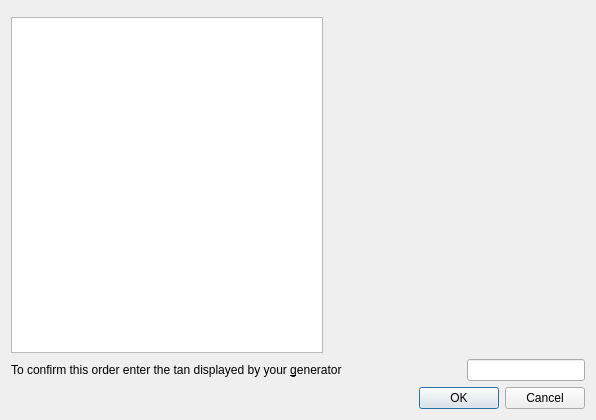
<?xml version="1.0" encoding="UTF-8"?>
<ui version="4.0">
 <class>photoTanDialog</class>
 <widget class="QWidget" name="photoTanDialog">
  <property name="geometry">
   <rect>
    <x>0</x>
    <y>0</y>
    <width>596</width>
    <height>420</height>
   </rect>
  </property>
  <property name="windowTitle">
   <string>Order confirmation</string>
  </property>
  <layout class="QVBoxLayout" name="verticalLayout">
   <item>
    <layout class="QGridLayout" name="gridLayout" columnstretch="10,0">
     <item row="1" column="0">
      <widget class="QGraphicsView" name="graphicsView"/>
     </item>
     <item row="0" column="1" rowspan="2">
      <widget class="QTextBrowser" name="infoText">
       <property name="styleSheet">
        <string notr="true">background:transparent</string>
       </property>
       <property name="frameShape">
        <enum>QFrame::NoFrame</enum>
       </property>
       <property name="frameShadow">
        <enum>QFrame::Plain</enum>
       </property>
       <property name="readOnly">
        <bool>true</bool>
       </property>
       <property name="acceptRichText">
        <bool>false</bool>
       </property>
      </widget>
     </item>
    </layout>
   </item>
   <item>
    <layout class="QHBoxLayout" name="horizontalLayout">
     <item>
      <widget class="QLabel" name="label">
       <property name="text">
        <string>To confirm this order enter the tan displayed by your &amp;generator</string>
       </property>
       <property name="buddy">
        <cstring>tanInput</cstring>
       </property>
      </widget>
     </item>
     <item>
      <spacer name="horizontalSpacer">
       <property name="orientation">
        <enum>Qt::Horizontal</enum>
       </property>
       <property name="sizeHint" stdset="0">
        <size>
         <width>40</width>
         <height>20</height>
        </size>
       </property>
      </spacer>
     </item>
     <item>
      <widget class="QLineEdit" name="tanInput"/>
     </item>
    </layout>
   </item>
   <item>
    <widget class="QDialogButtonBox" name="buttonBox">
     <property name="standardButtons">
      <set>QDialogButtonBox::Cancel|QDialogButtonBox::Ok</set>
     </property>
    </widget>
   </item>
  </layout>
 </widget>
 <tabstops>
  <tabstop>tanInput</tabstop>
  <tabstop>buttonBox</tabstop>
  <tabstop>infoText</tabstop>
 </tabstops>
 <resources/>
 <connections/>
</ui>
